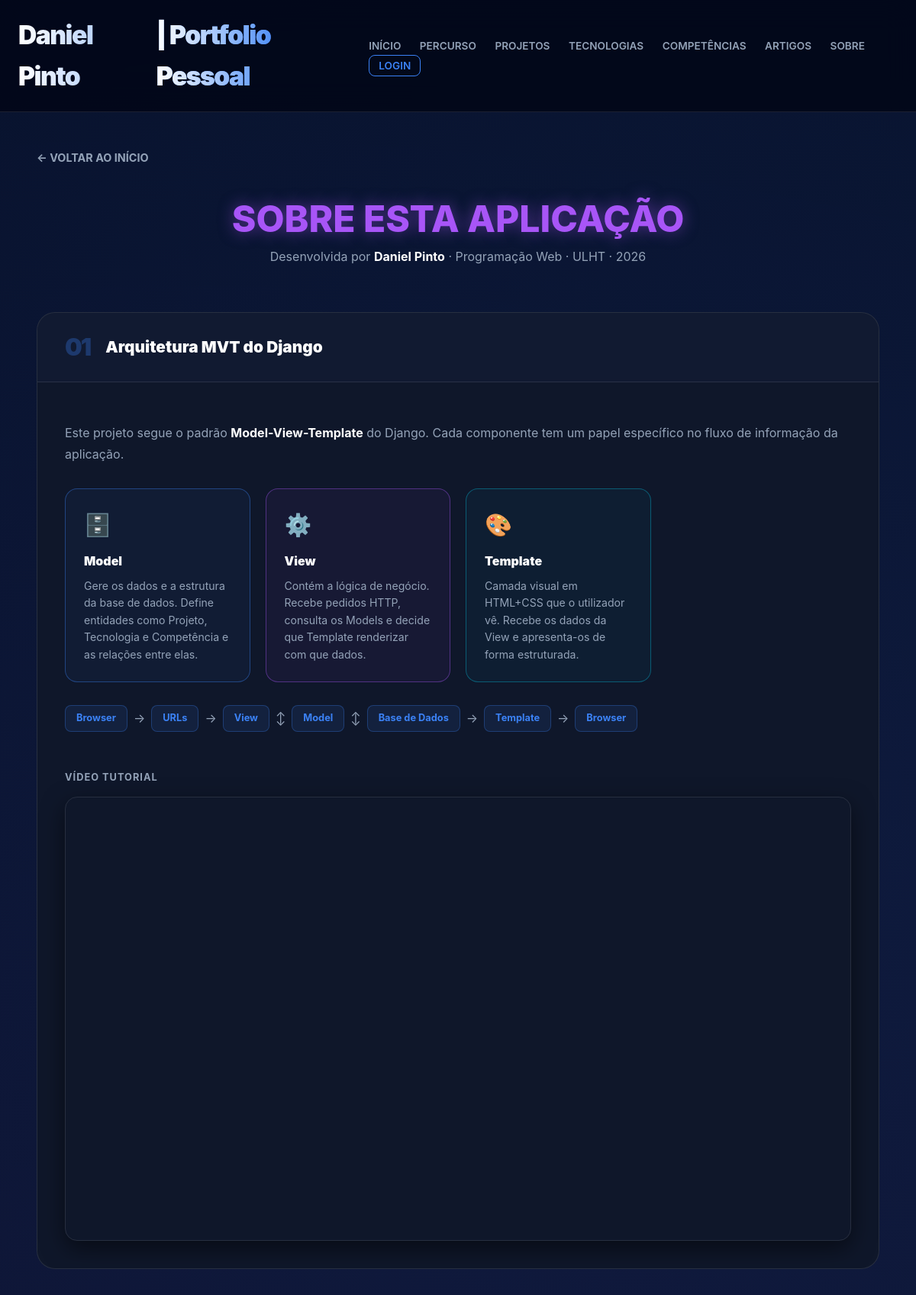
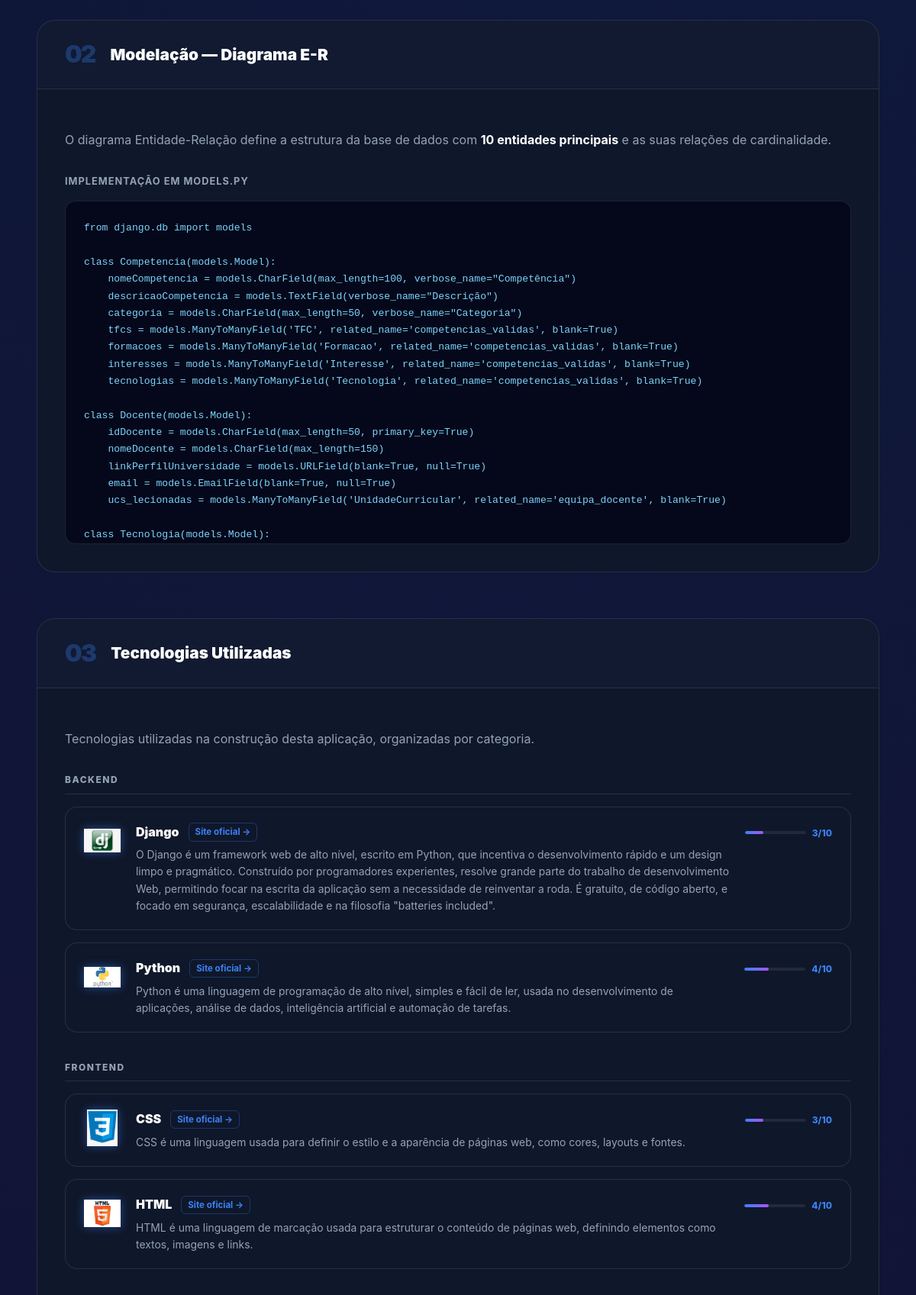
The app's page /sobre/ (upper part) with its own data (2 pictures, top to bottom).
### portfolioPessoal/models.py (models this page shows, shortened)
class Tecnologia(models.Model):
    nomeTecnologia = models.CharField(max_length=100, primary_key=True, verbose_name="Nome da Tecnologia")
    descricaoTecnologia = models.TextField(verbose_name="Descrição")
    logotipo = models.ImageField(upload_to='tecnologias/', blank=True, null=True, verbose_name="Logotipo")
    linkSite = models.URLField(blank=True, null=True, verbose_name="Link do Site Oficial")
    tipoTecnologia = models.CharField(max_length=50, verbose_name="Tipo de Tecnologia")
    classificacao = models.IntegerField(verbose_name="Classificação")
    class Meta:
        verbose_name = "Tecnologia"
        verbose_name_plural = "Tecnologias"

### portfolioPessoal/views.py (the view)
# urls.py: path('sobre/', views.sobre_view, name='sobre'),
def sobre_view(request):
    try:
        portfolio = Projeto.objects.get(nomeProjeto="Portfolio Pessoal")
        tecnologias = portfolio.tecnologias.all().order_by('tipoTecnologia')
    except Projeto.DoesNotExist:
        tecnologias = []
    makingofs = MakingOf.objects.filter(projeto__nomeProjeto="Portfolio Pessoal").order_by('id')
    return render(request, 'portfoliopessoal/sobre.html', {
        'makingofs': makingofs,
        'tecnologias': tecnologias,
    })

### portfolioPessoal/templates/portfoliopessoal/sobre.html (shortened to what this page needs)
{% extends "portfoliopessoal/base.html" %}
{% load static %}
{% load markdownify %}
{% block content %}
<div style="padding-top: 40px; animation: fadeInUp 0.8s ease-out;">
    <a href="{% url 'portfolio' %}" class="btn-back">← Voltar ao Início</a>
    <div style="text-align: center; margin-bottom: 60px;">
        <h2 class="hero-subtitle" style="margin-bottom: 10px;">Sobre esta <span>Aplicação</span></h2>
        <p style="color: var(--text-muted); font-size: 1rem; max-width: 600px; margin: 0 auto;">
            Desenvolvida por <strong style="color: white;">Daniel Pinto</strong> · Programação Web · ULHT · 2026
        </p>
    </div>
    <div class="sobre-section">
        <div class="sobre-section-header">
            <span class="sobre-section-num">01</span>
            <h3 class="sobre-section-title">Arquitetura MVT do Django</h3>
        </div>
        <div class="sobre-section-body">
            <p style="color: var(--text-muted); line-height: 1.8; margin-bottom: 30px;">
                Este projeto segue o padrão <strong style="color: white;">Model-View-Template</strong> do Django.
                Cada componente tem um papel específico no fluxo de informação da aplicação.
            </p>
            <div class="mvt-grid">
                <div class="mvt-card mvt-model">
                    <div class="mvt-icon">🗄️</div>
                    <h4>Model</h4>
                    <p>Gere os dados e a estrutura da base de dados. Define entidades como Projeto, Tecnologia e Competência e as relações entre elas.</p>
                </div>
                <div class="mvt-card mvt-view">
                    <div class="mvt-icon">⚙️</div>
                    <h4>View</h4>
                    <p>Contém a lógica de negócio. Recebe pedidos HTTP, consulta os Models e decide que Template renderizar com que dados.</p>
                </div>
                <div class="mvt-card mvt-template">
                    <div class="mvt-icon">🎨</div>
                    <h4>Template</h4>
                    <p>Camada visual em HTML+CSS que o utilizador vê. Recebe os dados da View e apresenta-os de forma estruturada.</p>
                </div>
            </div>
            <div class="mvt-flow">
                <span class="mvt-flow-item">Browser</span>
                <span class="mvt-flow-arrow">→</span>
                <span class="mvt-flow-item">URLs</span>
                <span class="mvt-flow-arrow">→</span>
                <span class="mvt-flow-item">View</span>
                <span class="mvt-flow-arrow">↕</span>
                <span class="mvt-flow-item">Model</span>
                <span class="mvt-flow-arrow">↕</span>
                <span class="mvt-flow-item">Base de Dados</span>
                <span class="mvt-flow-arrow">→</span>
                <span class="mvt-flow-item">Template</span>
                <span class="mvt-flow-arrow">→</span>
                <span class="mvt-flow-item">Browser</span>
            </div>
            <div style="margin-top: 50px;">
                <p style="color: var(--text-muted); font-size: 0.8rem; text-transform: uppercase; letter-spacing: 1px; margin-bottom: 15px; font-weight: 700;">Vídeo Tutorial</p>
                <div style="position: relative; padding-bottom: 56.25%; height: 0; overflow: hidden; border-radius: 16px; border: 1px solid var(--border); box-shadow: 0 10px 30px rgba(0,0,0,0.5);">
                    <iframe
                        style="position: absolute; top: 0; left: 0; width: 100%; height: 100%;"
                        src="https://www.youtube.com/embed/UbMt5R4XdmU"
                        title="Tutorial CRUD Django - Daniel Pinto"
                        frameborder="0"
                        allow="accelerometer; autoplay; clipboard-write; encrypted-media; gyroscope; picture-in-picture"
                        allowfullscreen>
                    </iframe>
                </div>
            </div>
        </div>
    </div>
    <div class="sobre-section">
        <div class="sobre-section-header">
            <span class="sobre-section-num">02</span>
            <h3 class="sobre-section-title">Modelação — Diagrama E-R</h3>
        </div>
        <div class="sobre-section-body">
            <p style="color: var(--text-muted); line-height: 1.8; margin-bottom: 30px;">
                O diagrama Entidade-Relação define a estrutura da base de dados com <strong style="color: white;">10 entidades principais</strong> e as suas relações de cardinalidade.
            </p>
            <p style="color: var(--text-muted); font-size: 0.8rem; text-transform: uppercase; letter-spacing: 1px; margin-bottom: 15px; font-weight: 700;">Implementação em models.py</p>
            <div class="code-block">
                <pre><code>from django.db import models
class Competencia(models.Model):
    nomeCompetencia = models.CharField(max_length=100, verbose_name="Competência")
    descricaoCompetencia = models.TextField(verbose_name="Descrição")
    categoria = models.CharField(max_length=50, verbose_name="Categoria")
    tfcs = models.ManyToManyField('TFC', related_name='competencias_validas', blank=True)
    formacoes = models.ManyToManyField('Formacao', related_name='competencias_validas', blank=True)
    interesses = models.ManyToManyField('Interesse', related_name='competencias_validas', blank=True)
    tecnologias = models.ManyToManyField('Tecnologia', related_name='competencias_validas', blank=True)
class Docente(models.Model):
    idDocente = models.CharField(max_length=50, primary_key=True)
    nomeDocente = models.CharField(max_length=150)
    linkPerfilUniversidade = models.URLField(blank=True, null=True)
    email = models.EmailField(blank=True, null=True)
    ucs_lecionadas = models.ManyToManyField('UnidadeCurricular', related_name='equipa_docente', blank=True)
class Tecnologia(models.Model):
    nomeTecnologia = models.CharField(max_length=100, primary_key=True)
    descricaoTecnologia = models.TextField()
    logotipo = models.ImageField(upload_to='tecnologias/', blank=True, null=True)
    linkSite = models.URLField(blank=True, null=True)
    tipoTecnologia = models.CharField(max_length=50)
    classificacao = models.IntegerField()
class Licenciatura(models.Model):
    nomeCurso = models.CharField(max_length=200, primary_key=True)
    descricaoCurso = models.TextField()
    creditosCurso = models.IntegerField()
    duracao = models.CharField(max_length=50)
    formato = models.CharField(max_length=50)
    website = models.URLField(blank=True, null=True)
    faculdade = models.CharField(max_length=150)
class UnidadeCurricular(models.Model):
    idUC = models.CharField(max_length=20, primary_key=True)
    nomeUC = models.CharField(max_length=150)
    ano = models.IntegerField()
    semestre = models.IntegerField()
    creditosUC = models.IntegerField()
    descricaoUC = models.TextField(null=True, blank=True)
    objetivos = models.TextField(null=True, blank=True)
    programa = models.TextField(null=True, blank=True)
    metodologia = models.TextField(null=True, blank=True)
    bibliografia = models.TextField(null=True, blank=True)
    metodos_avaliacao = models.TextField(null=True, blank=True)
    imagem = models.ImageField(upload_to='ucs/', blank=True, null=True)
    linkUC = models.URLField(blank=True, null=True)
    cursos = models.ManyToManyField(Licenciatura, related_name='unidades_curriculares', blank=True)
    tecnologias = models.ManyToManyField(Tecnologia, related_name='ucs_onde_usada', blank=True)
    competencias = models.ManyToManyField(Competencia, related_name='ucs_associadas', blank=True)
class TFC(models.Model):
    tituloTFC = models.CharField(max_length=200)
    descricaoTFC = models.TextField()
    autores = models.CharField(max_length=250)
    anoRealizacao = models.IntegerField()
    classificacaoTFC = models.IntegerField()
    linkTFC = models.URLField(blank=True, null=True)
    orientadores = models.ManyToManyField(Docente, related_name='tfcs_orientados', blank=True)
    curso = models.ForeignKey(Licenciatura, on_delete=models.CASCADE, related_name='tfcs')
    tecnologias = models.ManyToManyField(Tecnologia, related_name='tfcs_onde_usada', blank=True)
class Projeto(models.Model):
    nomeProjeto = models.CharField(max_length=150)
    descricaoProjeto = models.TextField()
    anoRealizacao = models.IntegerField()
    linkGitHub = models.URLField(blank=True, null=True)
    fotoProjeto = models.ImageField(upload_to='projetos/', blank=True, null=True)
    linksVideo = models.URLField(blank=True, null=True)
    uc = models.ForeignKey(UnidadeCurricular, on_delete=models.CASCADE, related_name='projetos')
    tecnologias = models.ManyToManyField(Tecnologia, related_name='projetos_onde_usada', blank=True)
    competencias = models.ManyToManyField(Competencia, related_name='projetos_associados', blank=True)
class Formacao(models.Model):
    nomeFormacao = models.CharField(max_length=150)
    instituicao = models.CharField(max_length=150)
    duracaoFormacao = models.CharField(max_length=50)
class Interesse(models.Model):
    nomeInteresse = models.CharField(max_length=100, primary_key=True)
    descricaoInteresse = models.TextField()
    categoriaInteresse = models.CharField(max_length=50)
class MakingOf(models.Model):
    etapas = models.CharField(max_length=100)
    registos = models.FileField(upload_to='makingof/', blank=True, null=True)
    descricaoDecisoes = models.TextField()
    justificacaoDecisoes = models.TextField()
    errosEncontrados = models.TextField()
    solucao = models.TextField()
    usoIA = models.TextField()
    projeto = models.ForeignKey(Projeto, on_delete=models.CASCADE, related_name='makingof_logs')</code></pre>
            </div>
        </div>
    </div>
    <div class="sobre-section">
        <div class="sobre-section-header">
            <span class="sobre-section-num">03</span>
            <h3 class="sobre-section-title">Tecnologias Utilizadas</h3>
        </div>
        <div class="sobre-section-body">
            <p style="color: var(--text-muted); line-height: 1.8; margin-bottom: 30px;">
                Tecnologias utilizadas na construção desta aplicação, organizadas por categoria.
            </p>
            {% regroup tecnologias by tipoTecnologia as tecnologias_por_tipo %}
            {% for tipo in tecnologias_por_tipo %}
            <div style="margin-bottom: 36px;">
                <p style="color: var(--text-muted); font-size: 0.75rem; font-weight: 800; text-transform: uppercase; letter-spacing: 1.5px; margin-bottom: 16px; border-bottom: 1px solid var(--border); padding-bottom: 8px;">
                    {{ tipo.grouper }}
                </p>
                <div style="display: flex; flex-direction: column; gap: 16px;">
                    {% for t in tipo.list %}
                    <div style="background: var(--bg-card); border: 1px solid var(--border); border-radius: 16px; padding: 20px 24px; display: flex; gap: 20px; align-items: flex-start; transition: 0.3s;"
                         onmouseover="this.style.borderColor='rgba(59,130,246,0.3)'"
                         onmouseout="this.style.borderColor='rgba(255,255,255,0.1)'">
                        {% if t.logotipo %}
                        <img src="{{ t.logotipo.url }}" alt="{{ t.nomeTecnologia }}"
                             style="width: 48px; height: 48px; object-fit: contain; flex-shrink: 0; filter: drop-shadow(0 0 6px var(--accent-glow));">
                        {% else %}
                        <div style="width: 48px; height: 48px; background: linear-gradient(135deg, var(--accent), var(--purple)); border-radius: 10px; display: flex; align-items: center; justify-content: center; font-size: 1rem; font-weight: 900; color: white; flex-shrink: 0;">
                            {{ t.nomeTecnologia|slice:":2"|upper }}
                        </div>
                        {% endif %}
                        <div style="flex: 1;">
                            <div style="display: flex; align-items: center; gap: 12px; margin-bottom: 6px; flex-wrap: wrap;">
                                <h4 style="margin: 0; color: #ffffff; font-size: 1rem; font-weight: 900;">{{ t.nomeTecnologia }}</h4>
                                {% if t.linkSite %}
                                <a href="{{ t.linkSite }}" target="_blank"
                                   style="color: var(--accent); font-size: 0.72rem; font-weight: 700; text-decoration: none; border: 1px solid rgba(59,130,246,0.3); padding: 2px 8px; border-radius: 6px;">
                                    Site oficial →
                                </a>
                                {% endif %}
                            </div>
                            <p style="margin: 0; color: var(--text-muted); font-size: 0.87rem; line-height: 1.6;">{{ t.descricaoTecnologia }}</p>
                        </div>
                        <div style="flex-shrink: 0; text-align: right; padding-top: 4px;">
                            <div style="display: flex; align-items: center; gap: 8px;">
                                <div style="width: 80px; height: 4px; background: rgba(255,255,255,0.08); border-radius: 4px; overflow: hidden;">
                                    <div style="height: 100%; width: {{ t.classificacao }}0%; background: linear-gradient(90deg, var(--accent), var(--purple)); border-radius: 4px;"></div>
                                </div>
                                <span style="color: var(--accent); font-size: 0.75rem; font-weight: 800;">{{ t.classificacao }}/10</span>
                            </div>
                        </div>
                    </div>
                    {% endfor %}
                </div>
            </div>
            {% empty %}
            <p style="color: var(--text-muted);">Nenhuma tecnologia associada ao projeto Portfolio Pessoal.</p>
            {% endfor %}
        </div>
    </div>
</div>
{% endblock %}

### records on screen
Tecnologia: grouper "BACKEND", logotipo (picture), nomeTecnologia "Django", descricaoTecnologia "O Django é um framework web de alto nível, escrito em Python, que incentiva o desenvolvimento rápido e um design limpo e pragmático. Construído por programadores experientes, resolve grande parte do trabalho de desenvolvimento Web, permitindo focar na escrita da aplicação sem a necessidade de reinventar a roda. É gratuito, de código aberto, e focado em segurança, escalabilidade e na filosofia \"batteries included\".", classificacao "3"
Tecnologia: logotipo (picture), nomeTecnologia "Python", descricaoTecnologia "Python é uma linguagem de programação de alto nível, simples e fácil de ler, usada no desenvolvimento de aplicações, análise de dados, inteligência artificial e automação de tarefas.", classificacao "4"
Tecnologia: grouper "FRONTEND", logotipo (picture), nomeTecnologia "CSS", descricaoTecnologia "CSS é uma linguagem usada para definir o estilo e a aparência de páginas web, como cores, layouts e fontes.", classificacao "3"
Tecnologia: logotipo (picture), nomeTecnologia "HTML", descricaoTecnologia "HTML é uma linguagem de marcação usada para estruturar o conteúdo de páginas web, definindo elementos como textos, imagens e links.", classificacao "4"
